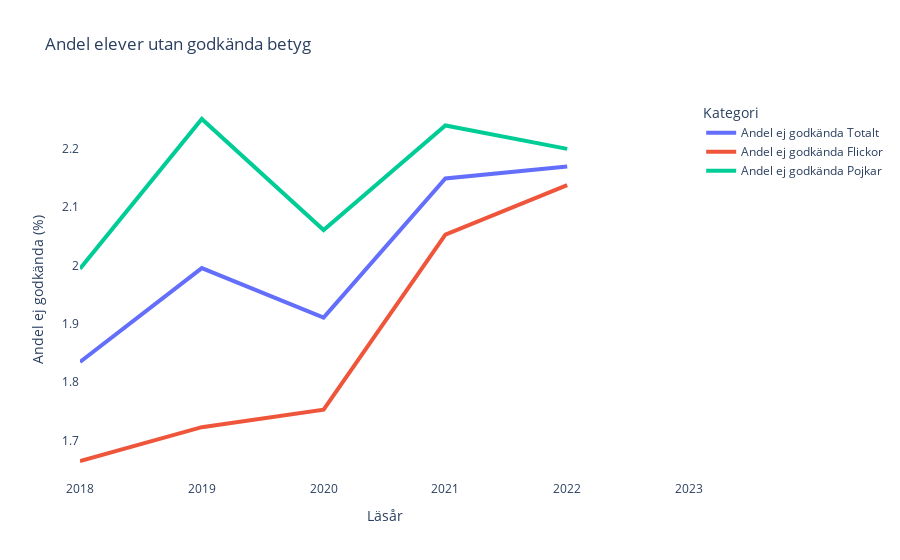

The notebook cell this image was saved under:
### Markdown cell above
a) Rita ett linjediagram för andel elever som saknar godkänt betyg i ett eller fler ämnen för läsår 18-23. Ta med totalt,
flickor och pojkar i samma graf.

### Code cell
import plotly.express as px

# Läs in din data
df = pd.read_excel("../data/betyg_o_prov_riksnivå.xlsx", skiprows=9)

# Uppdatera kolumnnamnen
df.columns = [
    "Läsår", 
    "Totalt antal elever", 
    "Flickor", 
    "Pojkar", 
    "Totalt antal elever med slutbetyg", 
    "Flickor med slutbetyg", 
    "Pojkar med slutbetyg", 
    "Totalt antal elever med godkända slutbetyg", 
    "Flickor med godkända slutbetyg", 
    "Pojkar med godkända slutbetyg"
]
# Filtrera bort rader som inte matchar det förväntade läsårsformatet som t.ex. 2019/20
df = df[df['Läsår'].str.contains('^\d{4}/\d{2}$', na=False)]

# Extraherar startåret och lägger till 1 för att få slutåret
df['Läsår'] = df['Läsår'].str.slice(0, 4).astype(int)


# Beräkna andelen elever utan godkända betyg
df["Andel ej godkända Totalt"] = (1 - df["Totalt antal elever med godkända slutbetyg"] / df["Totalt antal elever"]) * 100
df["Andel ej godkända Flickor"] = (1 - df["Flickor med godkända slutbetyg"] / df["Flickor"]) * 100
df["Andel ej godkända Pojkar"] = (1 - df["Pojkar med godkända slutbetyg"] / df["Pojkar"]) * 100

# Skapar linjediagrammet
linear_fig = px.line(df, x="Läsår", y=["Andel ej godkända Totalt", "Andel ej godkända Flickor", "Andel ej godkända Pojkar"],
              labels={"value": "Andel ej godkända (%)", "variable": "Kategori"},
              title="Andel elever utan godkända betyg")

# Tar bort onödigt mellanrum mellan heltalsåren och utökar x-axelns intervall
linear_fig.update_xaxes(dtick=1,range=[2018,2023])
linear_fig.update_xaxes(showgrid=False)
linear_fig.update_yaxes(showgrid=False)
# Gör linjerna tjockare
linear_fig.update_traces(line=dict(width=4))
linear_fig.update_layout(plot_bgcolor="white")
linear_fig.write_html("Labb2_visualiseringar/upg1_a.html")
linear_fig.show()

### Figure 1 — Plotly figure (JSON) as saved in the notebook; plotly's stock layout.template omitted (floating-point values rounded to 4 significant figures)
{"data": [{"hovertemplate": "Kategori=Andel ej godkända Totalt<br>Läsår=%{x}<br>Andel ej godkända (%)=%{y}<extra></extra>", "legendgroup": "Andel ej godkända Totalt", "line": {"color": "#636efa", "dash": "solid", "width": 4}, "marker": {"symbol": "circle"}, "mode": "lines", "name": "Andel ej godkända Totalt", "orientation": "h", "showlegend": true, "type": "scatter", "x": [2018, 2019, 2020, 2021, 2022], "xaxis": "x", "y": [1.834, 1.995, 1.91, 2.149, 2.169], "yaxis": "y"}, {"hovertemplate": "Kategori=Andel ej godkända Flickor<br>Läsår=%{x}<br>Andel ej godkända (%)=%{y}<extra></extra>", "legendgroup": "Andel ej godkända Flickor", "line": {"color": "#EF553B", "dash": "solid", "width": 4}, "marker": {"symbol": "circle"}, "mode": "lines", "name": "Andel ej godkända Flickor", "orientation": "h", "showlegend": true, "type": "scatter", "x": [2018, 2019, 2020, 2021, 2022], "xaxis": "x", "y": [1.665, 1.723, 1.753, 2.053, 2.137], "yaxis": "y"}, {"hovertemplate": "Kategori=Andel ej godkända Pojkar<br>Läsår=%{x}<br>Andel ej godkända (%)=%{y}<extra></extra>", "legendgroup": "Andel ej godkända Pojkar", "line": {"color": "#00cc96", "dash": "solid", "width": 4}, "marker": {"symbol": "circle"}, "mode": "lines", "name": "Andel ej godkända Pojkar", "orientation": "h", "showlegend": true, "type": "scatter", "x": [2018, 2019, 2020, 2021, 2022], "xaxis": "x", "y": [1.994, 2.251, 2.061, 2.24, 2.2], "yaxis": "y"}], "layout": {"legend": {"title": {"text": "Kategori"}, "tracegroupgap": 0}, "plot_bgcolor": "white", "title": {"text": "Andel elever utan godkända betyg"}, "xaxis": {"anchor": "y", "domain": [0, 1], "dtick": 1, "range": [2018, 2023], "showgrid": false, "title": {"text": "Läsår"}}, "yaxis": {"anchor": "x", "domain": [0, 1], "showgrid": false, "title": {"text": "Andel ej godkända (%)"}}}}
